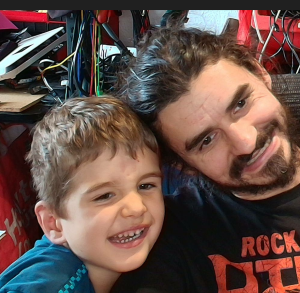
#> input picture 2025-08-15 16_49_38-Kamera (Benutzerdefiniert).png, 300 x 293 px
$ python analyze_image_sizes.py
#> lines starting #> are read from the running program, lines starting #| are printed output that depends on the picture
#!/usr/bin/env python3
"""
BILDGROSSEN-ANALYSE
Prüft die ursprüngliche PNG-Größe und was mit ihr passiert
"""

import os
from PIL import Image
import logging

logging.basicConfig(level=logging.INFO, format="%(message)s")
logger = logging.getLogger(__name__)

def analyze_image_sizes():
    """Analysiert die Bildgrößen-Transformation"""

    test_png_path = "2025-08-15 16_49_38-Kamera (Benutzerdefiniert).png"

    if not os.path.exists(test_png_path):
        logger.error(f"❌ PNG not found: {test_png_path}")
        return

    # Original PNG laden
    original_img = Image.open(test_png_path)
#> original_img is the input picture: PIL image 300x293 RGBA; mean R, G, B, A 100.5, 77.7, 71, 255
    logger.info(f"📷 ORIGINAL PNG:")
    logger.info(f"   Size: {original_img.size} ({original_img.width} x {original_img.height})")
    logger.info(f"   Mode: {original_img.mode}")
    logger.info(f"   Format: {original_img.format}")

    # Zu Schwarz-Weiß konvertieren
    if original_img.mode != '1':
        gray_img = original_img.convert('L')
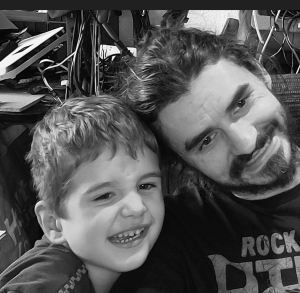
#> gray_img: PIL image 300x293 L; min 3, max 253, mean 83.8
        bw_img = gray_img.convert('1')
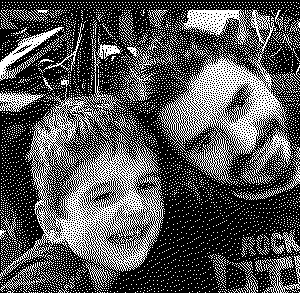
#> bw_img: PIL image 300x293 1; 32.7% white in thin lines or dots
    else:
        bw_img = original_img

    logger.info(f"📷 NACH B&W KONVERTIERUNG:")
    logger.info(f"   Size: {bw_img.size} ({bw_img.width} x {bw_img.height})")
    logger.info(f"   Mode: {bw_img.mode}")

    # Was passiert beim Resize auf 384px?
    target_width = 384

    if bw_img.width != target_width:
        logger.info(f"🔧 RESIZE TRANSFORMATION:")
        logger.info(f"   Original: {bw_img.width} x {bw_img.height}")

        # Test verschiedene Resize-Modi
        resize_modes = [
            ("NEAREST", Image.NEAREST),
            ("LANCZOS", Image.LANCZOS),
            ("BILINEAR", Image.BILINEAR),
            ("BICUBIC", Image.BICUBIC),
        ]

        for mode_name, mode in resize_modes:
            resized = bw_img.resize((target_width, bw_img.height), mode)
            logger.info(f"   {mode_name:8s}: {bw_img.width}x{bw_img.height} → {resized.width}x{resized.height}")

            # Berechne Skalierungsfaktor
            scale_factor = target_width / bw_img.width
            logger.info(f"              Scale factor: {scale_factor:.3f}x")

            if scale_factor > 1:
                logger.info(f"              → IMAGE STRETCHED by {scale_factor:.1f}x")
            elif scale_factor < 1:
                logger.info(f"              → IMAGE COMPRESSED by {1/scale_factor:.1f}x")
            else:
                logger.info(f"              → NO SCALING NEEDED")
#> this loop made 4 passes
#> pass 1, in analyze_image_sizes, `resized = bw_img.resize((target_width, bw_img.height), mode)`:
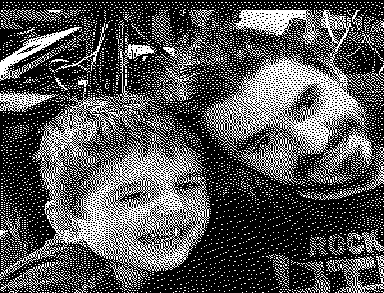
#> resized: PIL image 384x293 1; 32.8% white in thin lines or dots

        logger.info(f"")
        logger.info(f"🎯 CRITICAL ANALYSIS:")

        if bw_img.width < target_width:
            stretch_factor = target_width / bw_img.width
#> stretch_factor = 1.28
            logger.info(f"   Your image is STRETCHED by {stretch_factor:.1f}x horizontally!")
            logger.info(f"   Original width: {bw_img.width}px")
            logger.info(f"   Printer width:  {target_width}px")
            logger.info(f"   → This could introduce artifacts and increase complexity!")

        elif bw_img.width > target_width:
            compress_factor = bw_img.width / target_width
            logger.info(f"   Your image is COMPRESSED by {compress_factor:.1f}x horizontally!")
            logger.info(f"   Original width: {bw_img.width}px")
            logger.info(f"   Printer width:  {target_width}px")
            logger.info(f"   → This reduces detail but may simplify complexity")

        else:
            logger.info(f"   ✅ Your image width exactly matches printer width!")

    else:
        logger.info(f"✅ NO RESIZE NEEDED - image already {target_width}px wide")

    # Komplexitäts-Vergleich
    logger.info(f"")
    logger.info(f"🔍 COMPLEXITY IMPACT OF RESIZING:")

    # Original Komplexität
    original_pixels = list(bw_img.getdata())
#> original_pixels = 87900 items
    original_black = sum(1 for p in original_pixels if p == 0)
#> original_black = 59117
    original_complexity = original_black / len(original_pixels) * 100
#> original_complexity = 67.25

    logger.info(f"   Original complexity: {original_complexity:.1f}%")

    # Nach Resize
    if bw_img.width != target_width:
        resized_img = bw_img.resize((target_width, bw_img.height), Image.NEAREST)
        resized_pixels = list(resized_img.getdata())
#> resized_pixels = 112512 items
        resized_black = sum(1 for p in resized_pixels if p == 0)
#> resized_black = 75609
        resized_complexity = resized_black / len(resized_pixels) * 100
#> resized_complexity = 67.2

        logger.info(f"   Resized complexity:  {resized_complexity:.1f}%")
        logger.info(f"   Complexity change:   {resized_complexity - original_complexity:+.1f}%")

        if resized_complexity > original_complexity:
            logger.warning(f"   ⚠️ RESIZE INCREASES COMPLEXITY!")
        elif resized_complexity < original_complexity:
            logger.info(f"   ✅ Resize reduces complexity")
        else:
            logger.info(f"   → Complexity unchanged")

    # Alternative Ansätze vorschlagen
    logger.info(f"")
    logger.info(f"💡 OPTIMIZATION SUGGESTIONS:")

    if bw_img.width != target_width:
        logger.info(f"1. Pre-scale image to exactly 384px before printing")
        logger.info(f"2. Use different resize algorithm (LANCZOS vs NEAREST)")
        logger.info(f"3. Apply image processing BEFORE resize to reduce complexity")
        logger.info(f"4. Consider maintaining aspect ratio with padding instead of stretching")

    # Zeige konkrete Resize-Auswirkung
    if bw_img.width != target_width:
        logger.info(f"")
        logger.info(f"🔬 PIXEL-LEVEL IMPACT:")
        logger.info(f"   Original: {bw_img.width} pixels → {len(original_pixels)} total pixels")

        resized_img = bw_img.resize((target_width, bw_img.height), Image.NEAREST)
        resized_pixels = list(resized_img.getdata())

        logger.info(f"   Resized:  {resized_img.width} pixels → {len(resized_pixels)} total pixels")
        logger.info(f"   Pixel change: {len(resized_pixels) - len(original_pixels):+d} pixels")

        # Zeige erste paar Zeilen als Beispiel
        bytes_per_line = 48
        pixels_per_line = 384

        if len(resized_pixels) >= pixels_per_line:
            first_line = resized_pixels[:pixels_per_line]
#> first_line = 384 values from 0 to 0
            black_in_first_line = sum(1 for p in first_line if p == 0)
#> black_in_first_line = 384
            logger.info(f"   First line: {black_in_first_line}/{pixels_per_line} black pixels ({black_in_first_line/pixels_per_line*100:.1f}%)")

def main():
    logger.info("🔍 BILDGROSSEN-ANALYSE")
    logger.info("=" * 60)
    logger.info("Analysiert was mit deinem PNG beim Resize passiert")
    logger.info("=" * 60)

    analyze_image_sizes()

    logger.info("")
    logger.info("📋 ZUSAMMENFASSUNG:")
    logger.info("Wenn dein Bild gestreckt wird, kann das die Komplexität erhöhen!")
    logger.info("Wenn es komprimiert wird, kann das die Komplexität reduzieren!")

if __name__ == "__main__":
    main()
